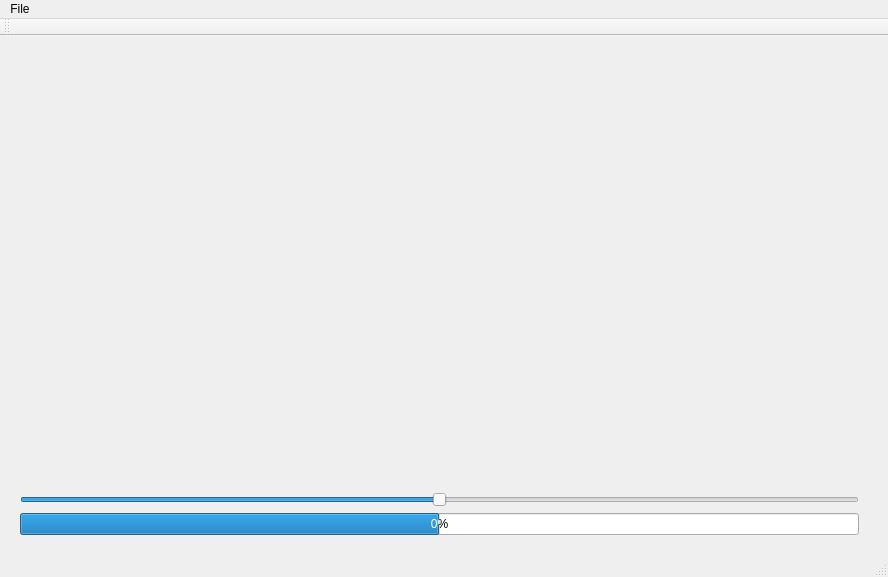
<?xml version="1.0" encoding="UTF-8"?>
<ui version="4.0">
 <class>MainWindow</class>
 <widget class="QMainWindow" name="MainWindow">
  <property name="geometry">
   <rect>
    <x>0</x>
    <y>0</y>
    <width>888</width>
    <height>577</height>
   </rect>
  </property>
  <property name="windowTitle">
   <string>MainWindow</string>
  </property>
  <widget class="QWidget" name="centralWidget">
   <widget class="QWidget" name="verticalLayoutWidget">
    <property name="geometry">
     <rect>
      <x>9</x>
      <y>9</y>
      <width>861</width>
      <height>501</height>
     </rect>
    </property>
    <layout class="QVBoxLayout" name="verticalLayout">
     <item>
      <widget class="QWidget" name="widget" native="true"/>
     </item>
     <item>
      <widget class="QSlider" name="horizontalSlider">
       <property name="minimum">
        <number>-100</number>
       </property>
       <property name="maximum">
        <number>100</number>
       </property>
       <property name="orientation">
        <enum>Qt::Horizontal</enum>
       </property>
      </widget>
     </item>
     <item>
      <widget class="QProgressBar" name="progressBar">
       <property name="enabled">
        <bool>true</bool>
       </property>
       <property name="minimum">
        <number>-100</number>
       </property>
       <property name="value">
        <number>0</number>
       </property>
       <property name="alignment">
        <set>Qt::AlignCenter</set>
       </property>
       <property name="textVisible">
        <bool>true</bool>
       </property>
       <property name="textDirection">
        <enum>QProgressBar::TopToBottom</enum>
       </property>
       <property name="format">
        <string>%v%</string>
       </property>
      </widget>
     </item>
    </layout>
   </widget>
  </widget>
  <widget class="QMenuBar" name="menuBar">
   <property name="geometry">
    <rect>
     <x>0</x>
     <y>0</y>
     <width>888</width>
     <height>22</height>
    </rect>
   </property>
   <widget class="QMenu" name="menuFile">
    <property name="title">
     <string>File</string>
    </property>
    <addaction name="actionQuit"/>
   </widget>
   <addaction name="menuFile"/>
  </widget>
  <widget class="QToolBar" name="mainToolBar">
   <attribute name="toolBarArea">
    <enum>TopToolBarArea</enum>
   </attribute>
   <attribute name="toolBarBreak">
    <bool>false</bool>
   </attribute>
  </widget>
  <widget class="QStatusBar" name="statusBar"/>
  <action name="actionQuit">
   <property name="text">
    <string>Quit</string>
   </property>
  </action>
 </widget>
 <layoutdefault spacing="6" margin="11"/>
 <resources/>
 <connections/>
</ui>
